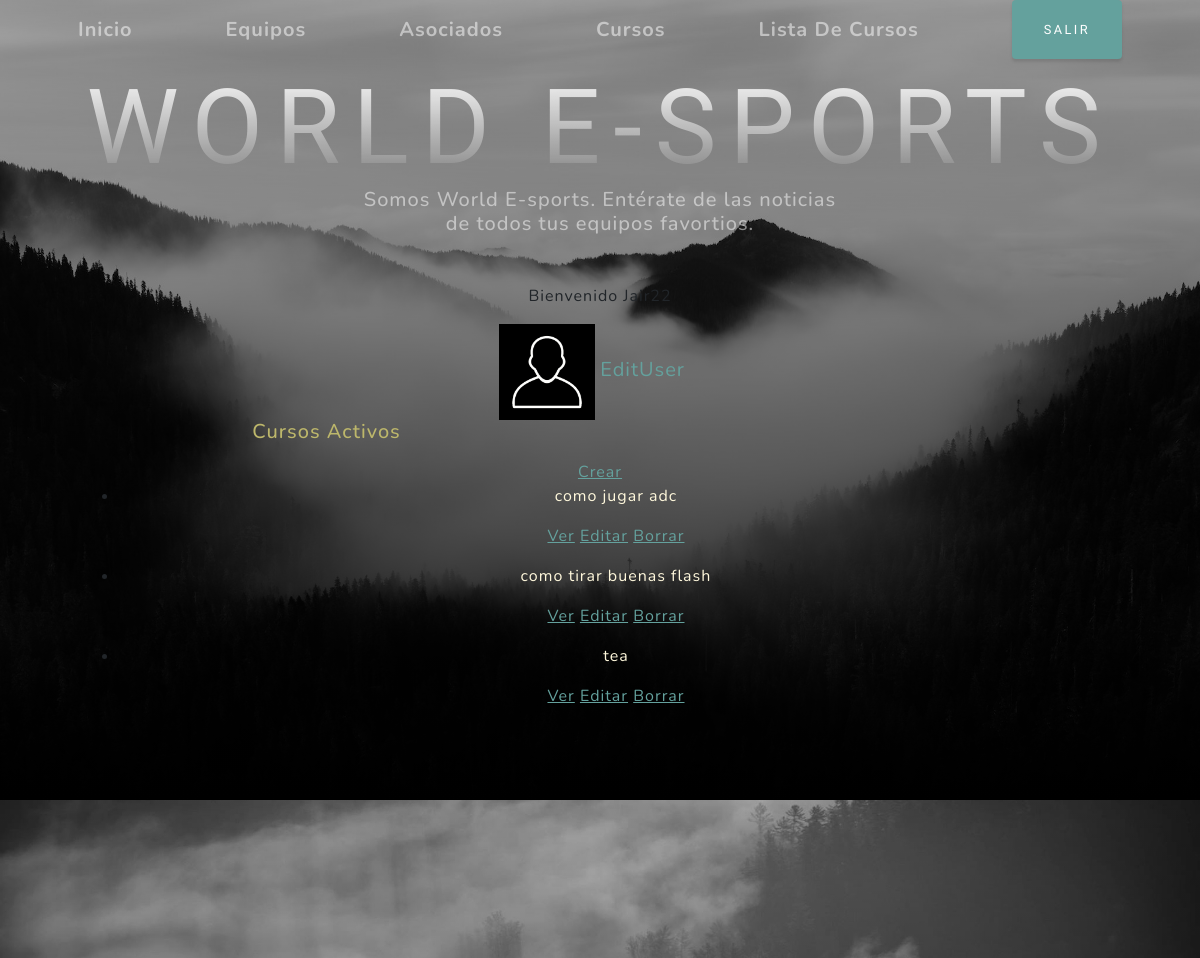
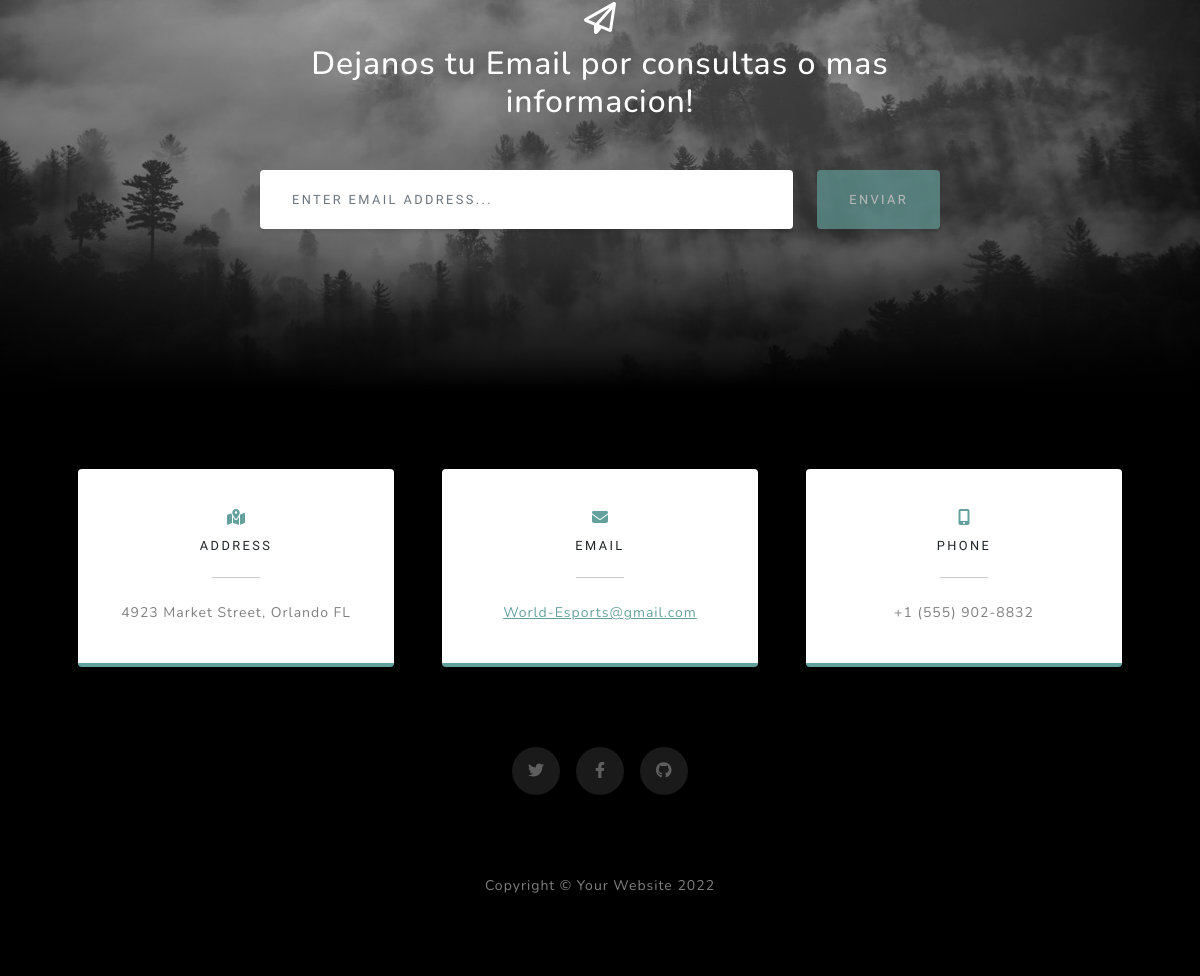
Screenshot of /AppWb/curso/list (signed in) with the database file from the repository (2 pictures, top to bottom).
### AppWb/models.py (models this page shows, shortened)
class Avatar(models.Model):
    user=models.ForeignKey(User, on_delete=models.CASCADE)
    imagen=models.ImageField(upload_to='avatares', null=True, blank=True)

class Cursos(models.Model):
    nombre = models.CharField(max_length=70)
    jugadorpro = models.CharField(max_length=70)
    duracion = models.CharField(max_length=50)

### AppWb/views.py (the view)
# urls.py: path('curso/list', views.CursosList.as_view(), name='List'),
class CursosList( LoginRequiredMixin  ,ListView):
    model = Cursos
    template_name = 'AppWb/curso_list.html'

### AppWb/Templates/AppWb/cursos_list.html (shortened to what this page needs)
{% extends  'AppWb/padre.html' %}
{% block contenidoQ2cambia %}
</head>
<body>
    <H2><p style='color:darkkhaki'> Cursos Activos </p></H2>
    <a href="{% url 'New'%}">Crear</a>
    <ul>
        {% for cursos in object_list %}
            <li>
                <p style="color:cornsilk">{{cursos.nombre}} </p>
                <p>
                    <a href="{% url 'Detail' cursos.id %}">Ver</a>
                    <a href="{% url 'Edit' cursos.id %}">Editar</a>
                    <a href="{% url 'Delete' cursos.id %}">Borrar</a>
                </p>
            </li>
        {% endfor %}
    </ul>
    {% endblock %}

### AppWb/Templates/AppWb/padre.html (shortened to what this page needs)
<!DOCTYPE html>
<html lang="en">
    <head>
        {% load static %}
        <link href="{% static 'AppWb/css/styles.css' %}" rel="stylesheet" />
    </head>
    <body id="page-top">
        <nav class="navbar navbar-expand-lg navbar-light fixed-top" id="mainNav">
            <div class="container px-4 px-lg-5">
                <a class="navbar-brand" href="{% url 'Inicio' %}">Inicio</a>
                <a class="navbar-brand" href="{% url 'Equipos' %}">Equipos</a>
                <a class="navbar-brand" href="{% url 'Asociados' %}">Asociados</a>
                <a class="navbar-brand" href="{% url 'Cursos' %}">Cursos</a>
                <a class="navbar-brand" href="{% url 'List' %}">Lista De Cursos</a>
                {% if   request.user.is_authenticated %}
                    <a class="btn btn-primary" href="{% url 'Logout'%}">Salir</a>
                {% endif %}
            </div>
        </nav>
        <header class="masthead">
            <div class="container px-4 px-lg-5 d-flex h-100 align-items-center justify-content-center">
                <div class="d-flex justify-content-center">
                    <div class="text-center">
                        <h1 class="mx-auto my-0 text-uppercase">World E-sports</h1>
                        <h2 class="text-white-50 mx-auto mt-2 mb-5">Somos World E-sports.
                            Entérate de las noticias de todos tus equipos favortios.</h2>
                            {%if user.is_authenticated %}
                            <p>Bienvenido {{user.username}}</p>
                            {%endif%}
                            {% with first_image=user.avatar_set.first %}
                                {% if first_image %}
                                    <img src="{{first_image.imagen.url}}" class=""  style="max-width: 10ch;">
                                {% endif %}
                            {% endwith %}
                            {% if  request.user.is_authenticated %}
                                <a class="navbar-brand" href="{% url 'EditarUsuario' %}">EditUser</a>
                            {% endif %}
                            {% block contenidoQ2cambia %}
                            {% endblock %}
                    </div>
                </div>
            </div>
        </header>
        <section class="signup-section" id="signup">
            <div class="container px-4 px-lg-5">
                <div class="row gx-4 gx-lg-5">
                    <div class="col-md-10 col-lg-8 mx-auto text-center">
                        <i class="far fa-paper-plane fa-2x mb-2 text-white"></i>
                        <h2 class="text-white mb-5">Dejanos tu Email por consultas o mas informacion!</h2>
                        <form class="form-signup" id="contactForm" data-sb-form-api-token="API_TOKEN">
                            <div class="row input-group-newsletter">
                                <div class="col"><input class="form-control" id="emailAddress" type="email" placeholder="Enter email address..." aria-label="Enter email address..." data-sb-validations="required,email" /></div>
                                <div class="col-auto"><button class="btn btn-primary disabled" id="submitButton" type="submit">Enviar</button></div>
                            </div>
                        </form>
                    </div>
                </div>
            </div>
        </section>
        <section class="contact-section bg-black">
            <div class="container px-4 px-lg-5">
                <div class="row gx-4 gx-lg-5">
                    <div class="col-md-4 mb-3 mb-md-0">
                        <div class="card py-4 h-100">
                            <div class="card-body text-center">
                                <i class="fas fa-map-marked-alt text-primary mb-2"></i>
                                <h4 class="text-uppercase m-0">Address</h4>
                                <hr class="my-4 mx-auto" />
                                <div class="small text-black-50">4923 Market Street, Orlando FL</div>
                            </div>
                        </div>
                    </div>
                    <div class="col-md-4 mb-3 mb-md-0">
                        <div class="card py-4 h-100">
                            <div class="card-body text-center">
                                <i class="fas fa-envelope text-primary mb-2"></i>
                                <h4 class="text-uppercase m-0">Email</h4>
                                <hr class="my-4 mx-auto" />
                                <div class="small text-black-50"><a href="{% url 'Inicio' %}">World-Esports@gmail.com</a></div>
                            </div>
                        </div>
                    </div>
                    <div class="col-md-4 mb-3 mb-md-0">
                        <div class="card py-4 h-100">
                            <div class="card-body text-center">
                                <i class="fas fa-mobile-alt text-primary mb-2"></i>
                                <h4 class="text-uppercase m-0">Phone</h4>
                                <hr class="my-4 mx-auto" />
                                <div class="small text-black-50">+1 (555) 902-8832</div>
                            </div>
                        </div>
                    </div>
                </div>
                <div class="social d-flex justify-content-center">
                    <a class="mx-2" href="#!"><i class="fab fa-twitter"></i></a>
                    <a class="mx-2" href="#!"><i class="fab fa-facebook-f"></i></a>
                    <a class="mx-2" href="#!"><i class="fab fa-github"></i></a>
                </div>
            </div>
        </section>
        <footer class="footer bg-black small text-center text-white-50"><div class="container px-4 px-lg-5">Copyright &copy; Your Website 2022</div></footer>
    </body>
</html>

### rows the page displays
Avatar: imagen (picture)
Cursos: nombre "como jugar adc"
Cursos: nombre "como tirar buenas flash"
Cursos: nombre "tea"

### other values shown
{{ user.username }} "Jair22"
